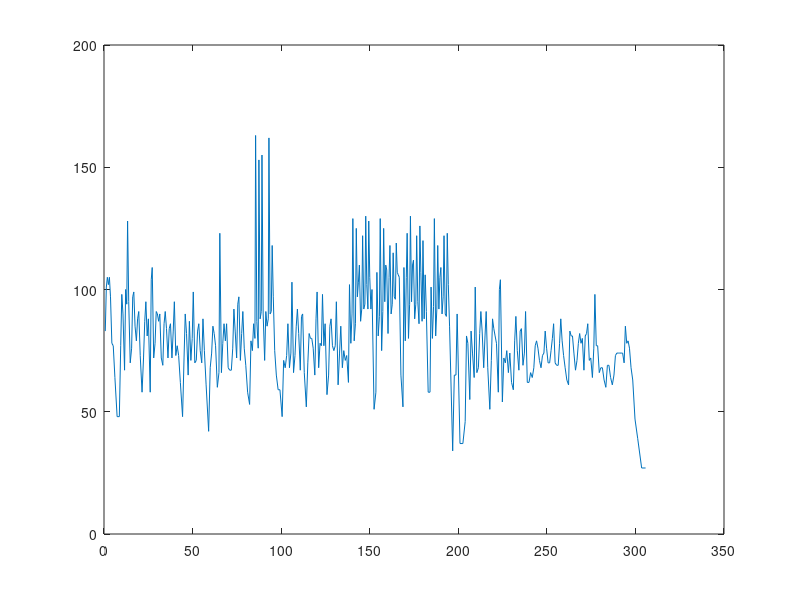
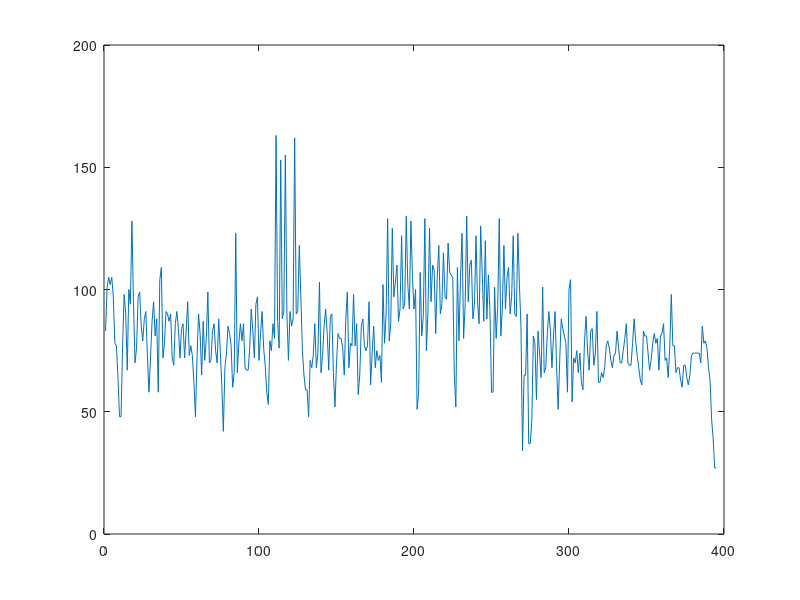
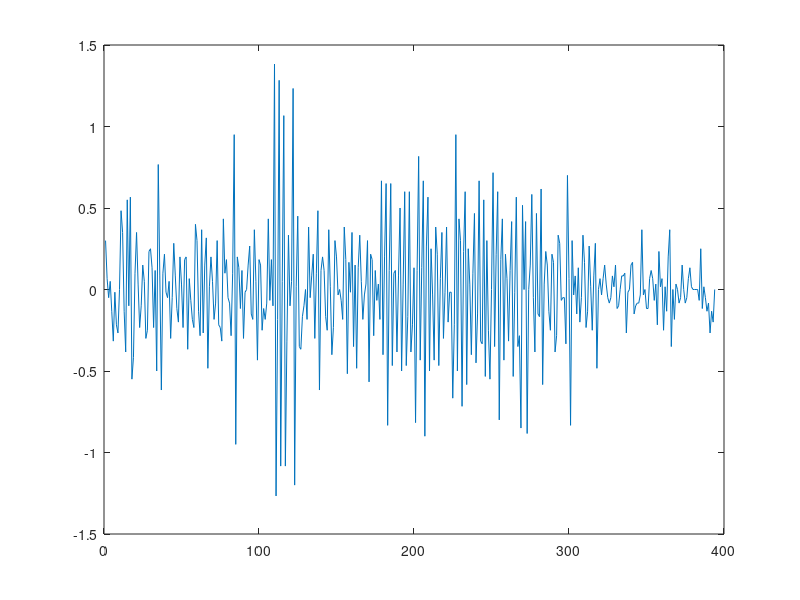

Recreate these plots in MATLAB, in order.
tempo_mat = csvread('mazurka17-4.csv', 2, 0);

for i = 3:20

    tempo_vec = tempo_mat(:, i);

    spb_vec = (1 ./ tempo_vec) * 60; %sec per beat

    time_vec = cumsum(spb_vec);

    figure(1)
    plot(time_vec, tempo_vec)

    figure(2)
    plot(tempo_vec)

    dtempo_dt = diff(tempo_vec) ./ diff(time_vec);
    
    alpha_vec = dtempo_dt ./ tempo_vec(2:end); %
    
    figure(3)
    plot(time_vec(2:end),dtempo_dt)
    plot(alpha_vec)
    
    
    pause();

end